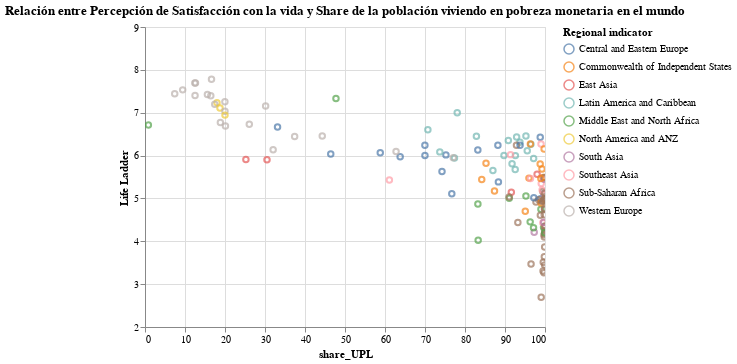

The notebook cell saved with this chart:
### Markdown cell above
Al menos en el contexto de los países de América Latina, los países con los mayores niveles de pobreza monetaria (bajo $30) son también los países donde se registran los menores niveles de satisfacción con la vida. Aunque, como se evidencia en el caso de Brazil y El Salvador -ambos países tienen niveles similares de satisfacción con la vida pero cuentan con diferentes share de su población viviendo en condición de pobreza-, existen otros facores que pueden afectar la percepción de satisfacción con la vida de las personas.

### Code cell
alt.Chart(dfmerge, title="Relación entre Percepción de Satisfacción con la vida y Share de la población viviendo en pobreza monetaria en el mundo").mark_point().encode(
    x = alt.X("share_UPL", scale=alt.Scale(domain=[0, 100])),
    y = alt.Y("Life Ladder", scale=alt.Scale(domain=[2, 9])),
    color = "Regional indicator"
    ).interactive()
